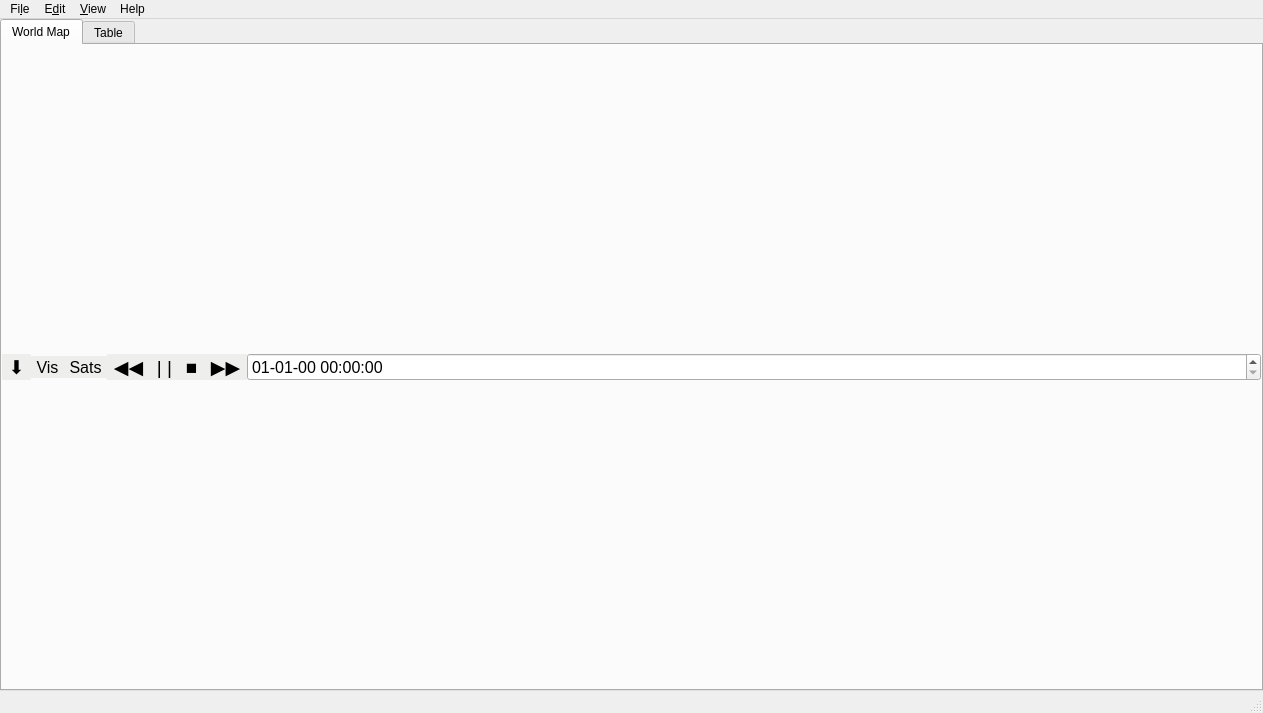
<?xml version="1.0" encoding="UTF-8"?>
<ui version="4.0">
 <class>MainWindow</class>
 <widget class="QMainWindow" name="MainWindow">
  <property name="geometry">
   <rect>
    <x>0</x>
    <y>0</y>
    <width>1263</width>
    <height>713</height>
   </rect>
  </property>
  <property name="baseSize">
   <size>
    <width>0</width>
    <height>0</height>
   </size>
  </property>
  <property name="windowTitle">
   <string>PyPredict</string>
  </property>
  <widget class="QWidget" name="centralwidget">
   <property name="baseSize">
    <size>
     <width>0</width>
     <height>0</height>
    </size>
   </property>
   <layout class="QVBoxLayout" name="verticalLayout_2">
    <property name="spacing">
     <number>0</number>
    </property>
    <property name="leftMargin">
     <number>0</number>
    </property>
    <property name="topMargin">
     <number>0</number>
    </property>
    <property name="rightMargin">
     <number>0</number>
    </property>
    <property name="bottomMargin">
     <number>0</number>
    </property>
    <item>
     <widget class="QTabWidget" name="tabWidget">
      <property name="sizePolicy">
       <sizepolicy hsizetype="Preferred" vsizetype="Preferred">
        <horstretch>0</horstretch>
        <verstretch>0</verstretch>
       </sizepolicy>
      </property>
      <property name="currentIndex">
       <number>0</number>
      </property>
      <widget class="QWidget" name="tab">
       <attribute name="title">
        <string>World Map</string>
       </attribute>
       <layout class="QVBoxLayout" name="verticalLayout_4">
        <property name="spacing">
         <number>0</number>
        </property>
        <property name="sizeConstraint">
         <enum>QLayout::SetDefaultConstraint</enum>
        </property>
        <property name="leftMargin">
         <number>0</number>
        </property>
        <property name="topMargin">
         <number>0</number>
        </property>
        <property name="rightMargin">
         <number>0</number>
        </property>
        <property name="bottomMargin">
         <number>0</number>
        </property>
        <item>
         <widget class="QFrame" name="frame_plot">
          <property name="sizePolicy">
           <sizepolicy hsizetype="Expanding" vsizetype="Expanding">
            <horstretch>0</horstretch>
            <verstretch>0</verstretch>
           </sizepolicy>
          </property>
          <property name="maximumSize">
           <size>
            <width>16777215</width>
            <height>16777215</height>
           </size>
          </property>
          <property name="lineWidth">
           <number>1</number>
          </property>
          <layout class="QHBoxLayout" name="horizontalLayout">
           <property name="spacing">
            <number>0</number>
           </property>
           <property name="sizeConstraint">
            <enum>QLayout::SetMaximumSize</enum>
           </property>
           <property name="leftMargin">
            <number>0</number>
           </property>
           <property name="topMargin">
            <number>0</number>
           </property>
           <property name="rightMargin">
            <number>0</number>
           </property>
           <property name="bottomMargin">
            <number>0</number>
           </property>
           <item>
            <widget class="QToolButton" name="download_button">
             <property name="font">
              <font>
               <pointsize>14</pointsize>
              </font>
             </property>
             <property name="styleSheet">
              <string notr="true">QToolButton {
    border:none;
	background-color: rgb(238, 238, 236);
}

QToolButton:hover {
	border: 1px solid rgb(186, 189, 182);
	background-color: rgb(255, 255, 255);
}

QToolButton:pressed {
	border: 1px solid rgb(186, 189, 182);
	background-color: rgb(211, 215, 207);
}</string>
             </property>
             <property name="text">
              <string>⬇</string>
             </property>
            </widget>
           </item>
           <item>
            <widget class="QToolButton" name="cov_button">
             <property name="font">
              <font>
               <pointsize>12</pointsize>
              </font>
             </property>
             <property name="styleSheet">
              <string notr="true">QToolButton {
    border:none;
	background-color: rgb(238, 238, 236);
}

QToolButton:hover {
	border: 1px solid rgb(186, 189, 182);
	background-color: rgb(255, 255, 255);
}

QToolButton:pressed {
	border: 1px solid rgb(186, 189, 182);
	background-color: rgb(211, 215, 207);
}</string>
             </property>
             <property name="text">
              <string>Vis</string>
             </property>
            </widget>
           </item>
           <item>
            <widget class="QToolButton" name="sat_button">
             <property name="font">
              <font>
               <pointsize>12</pointsize>
              </font>
             </property>
             <property name="styleSheet">
              <string notr="true">QToolButton {
    border:none;
	background-color: rgb(238, 238, 236);
}

QToolButton:hover {
	border: 1px solid rgb(186, 189, 182);
	background-color: rgb(255, 255, 255);
}

QToolButton:pressed {
	border: 1px solid rgb(186, 189, 182);
	background-color: rgb(211, 215, 207);
}</string>
             </property>
             <property name="text">
              <string>Sats</string>
             </property>
            </widget>
           </item>
           <item>
            <widget class="QToolButton" name="backward">
             <property name="font">
              <font>
               <pointsize>14</pointsize>
              </font>
             </property>
             <property name="styleSheet">
              <string notr="true">QToolButton {
    border:none;
	background-color: rgb(238, 238, 236);
}

QToolButton:hover {
	border: 1px solid rgb(186, 189, 182);
	background-color: rgb(255, 255, 255);
}

QToolButton:pressed {
	border: 1px solid rgb(186, 189, 182);
	background-color: rgb(211, 215, 207);
}</string>
             </property>
             <property name="text">
              <string>◀◀</string>
             </property>
            </widget>
           </item>
           <item>
            <widget class="QToolButton" name="play">
             <property name="font">
              <font>
               <pointsize>14</pointsize>
              </font>
             </property>
             <property name="styleSheet">
              <string notr="true">QToolButton {
    border:none;
	background-color: rgb(238, 238, 236);
}

QToolButton:hover {
	border: 1px solid rgb(186, 189, 182);
	background-color: rgb(255, 255, 255);
}

QToolButton:pressed {
	border: 1px solid rgb(186, 189, 182);
	background-color: rgb(211, 215, 207);
}</string>
             </property>
             <property name="text">
              <string>| |</string>
             </property>
            </widget>
           </item>
           <item>
            <widget class="QToolButton" name="stop">
             <property name="font">
              <font>
               <pointsize>14</pointsize>
              </font>
             </property>
             <property name="styleSheet">
              <string notr="true">QToolButton {
    border:none;
	background-color: rgb(238, 238, 236);
}

QToolButton:hover {
	border: 1px solid rgb(186, 189, 182);
	background-color: rgb(255, 255, 255);
}

QToolButton:pressed {
	border: 1px solid rgb(186, 189, 182);
	background-color: rgb(211, 215, 207);
}</string>
             </property>
             <property name="text">
              <string>■</string>
             </property>
            </widget>
           </item>
           <item>
            <widget class="QToolButton" name="forward">
             <property name="font">
              <font>
               <pointsize>14</pointsize>
              </font>
             </property>
             <property name="styleSheet">
              <string notr="true">QToolButton {
    border:none;
	background-color: rgb(238, 238, 236);
}

QToolButton:hover {
	border: 1px solid rgb(186, 189, 182);
	background-color: rgb(255, 255, 255);
}

QToolButton:pressed {
	border: 1px solid rgb(186, 189, 182);
	background-color: rgb(211, 215, 207);
}</string>
             </property>
             <property name="text">
              <string>▶️▶️</string>
             </property>
            </widget>
           </item>
           <item>
            <widget class="QDateTimeEdit" name="datetime">
             <property name="sizePolicy">
              <sizepolicy hsizetype="Minimum" vsizetype="Fixed">
               <horstretch>0</horstretch>
               <verstretch>0</verstretch>
              </sizepolicy>
             </property>
             <property name="minimumSize">
              <size>
               <width>155</width>
               <height>0</height>
              </size>
             </property>
             <property name="font">
              <font>
               <pointsize>12</pointsize>
              </font>
             </property>
             <property name="displayFormat">
              <string>dd-MM-yy HH:mm:ss</string>
             </property>
            </widget>
           </item>
          </layout>
         </widget>
        </item>
       </layout>
      </widget>
      <widget class="QWidget" name="tab_2">
       <attribute name="title">
        <string>Table</string>
       </attribute>
       <layout class="QVBoxLayout" name="verticalLayout_5">
        <property name="spacing">
         <number>0</number>
        </property>
        <property name="leftMargin">
         <number>0</number>
        </property>
        <property name="topMargin">
         <number>0</number>
        </property>
        <property name="rightMargin">
         <number>0</number>
        </property>
        <property name="bottomMargin">
         <number>0</number>
        </property>
        <item>
         <widget class="QTableWidget" name="Table">
          <property name="sortingEnabled">
           <bool>true</bool>
          </property>
          <property name="columnCount">
           <number>13</number>
          </property>
          <attribute name="horizontalHeaderMinimumSectionSize">
           <number>20</number>
          </attribute>
          <attribute name="horizontalHeaderDefaultSectionSize">
           <number>88</number>
          </attribute>
          <attribute name="horizontalHeaderShowSortIndicator" stdset="0">
           <bool>true</bool>
          </attribute>
          <attribute name="horizontalHeaderStretchLastSection">
           <bool>true</bool>
          </attribute>
          <column>
           <property name="text">
            <string>Satellite</string>
           </property>
          </column>
          <column>
           <property name="text">
            <string>Category</string>
           </property>
          </column>
          <column>
           <property name="text">
            <string>Latitude</string>
           </property>
           <property name="textAlignment">
            <set>AlignCenter</set>
           </property>
          </column>
          <column>
           <property name="text">
            <string>Longitude</string>
           </property>
          </column>
          <column>
           <property name="text">
            <string>Alt. [km]</string>
           </property>
          </column>
          <column>
           <property name="text">
            <string>Spd. [m/s]</string>
           </property>
          </column>
          <column>
           <property name="text">
            <string>a [km]</string>
           </property>
          </column>
          <column>
           <property name="text">
            <string>h [km²/s]</string>
           </property>
          </column>
          <column>
           <property name="text">
            <string>e</string>
           </property>
          </column>
          <column>
           <property name="text">
            <string>Ω</string>
           </property>
          </column>
          <column>
           <property name="text">
            <string>i</string>
           </property>
          </column>
          <column>
           <property name="text">
            <string>ω</string>
           </property>
          </column>
          <column>
           <property name="text">
            <string>T. Anom.</string>
           </property>
          </column>
         </widget>
        </item>
       </layout>
      </widget>
     </widget>
    </item>
   </layout>
  </widget>
  <widget class="QMenuBar" name="menubar">
   <property name="geometry">
    <rect>
     <x>0</x>
     <y>0</y>
     <width>1263</width>
     <height>20</height>
    </rect>
   </property>
   <widget class="QMenu" name="menuFile">
    <property name="title">
     <string>Fi&amp;le</string>
    </property>
    <addaction name="actionOpen"/>
    <addaction name="actionSave_picture"/>
    <addaction name="actionSave_TLEs"/>
    <addaction name="actionExit"/>
   </widget>
   <widget class="QMenu" name="menuHelp">
    <property name="title">
     <string>Help</string>
    </property>
    <addaction name="actionAbout"/>
   </widget>
   <widget class="QMenu" name="menuEdit">
    <property name="title">
     <string>E&amp;dit</string>
    </property>
    <addaction name="actionUpdate_TLE_from_net"/>
    <addaction name="actionUpdate_TLE_from_file"/>
    <addaction name="actionEnable_database"/>
    <addaction name="separator"/>
    <addaction name="actionAdd_south_atlantic_anomaly"/>
    <addaction name="actionRemove_coverage"/>
    <addaction name="actionAdd_remove_satellites"/>
   </widget>
   <widget class="QMenu" name="menuView">
    <property name="title">
     <string>&amp;View</string>
    </property>
    <addaction name="actionFullscreen"/>
   </widget>
   <addaction name="menuFile"/>
   <addaction name="menuEdit"/>
   <addaction name="menuView"/>
   <addaction name="menuHelp"/>
  </widget>
  <widget class="QStatusBar" name="statusbar">
   <property name="sizeGripEnabled">
    <bool>true</bool>
   </property>
  </widget>
  <action name="actionExit">
   <property name="text">
    <string>&amp;Exit</string>
   </property>
  </action>
  <action name="actionAbout">
   <property name="text">
    <string>&amp;About pypredict...</string>
   </property>
  </action>
  <action name="actionOpen">
   <property name="text">
    <string>&amp;Open</string>
   </property>
  </action>
  <action name="actionSave_picture">
   <property name="text">
    <string>&amp;Save picture</string>
   </property>
  </action>
  <action name="actionUpdate_TLE_from_net">
   <property name="text">
    <string>&amp;Update TLE from net</string>
   </property>
  </action>
  <action name="actionUpdate_TLE_from_file">
   <property name="text">
    <string>Update TLE &amp;from file</string>
   </property>
  </action>
  <action name="actionEnable_database">
   <property name="text">
    <string>&amp;Enable database</string>
   </property>
  </action>
  <action name="actionAdd_south_atlantic_anomaly">
   <property name="text">
    <string>&amp;Add south atlantic anomaly</string>
   </property>
  </action>
  <action name="actionRemove_coverage">
   <property name="text">
    <string>&amp;Remove coverage</string>
   </property>
  </action>
  <action name="actionAdd_remove_satellites">
   <property name="text">
    <string>A&amp;dd/remove satellites</string>
   </property>
  </action>
  <action name="actionFullscreen">
   <property name="text">
    <string>&amp;Fullscreen</string>
   </property>
  </action>
  <action name="actionEarth">
   <property name="text">
    <string>&amp;Earth</string>
   </property>
  </action>
  <action name="actionMars">
   <property name="text">
    <string>&amp;Mars</string>
   </property>
  </action>
  <action name="actionSave_TLEs">
   <property name="text">
    <string>Save &amp;TLEs</string>
   </property>
  </action>
 </widget>
 <resources/>
 <connections>
  <connection>
   <sender>actionExit</sender>
   <signal>triggered()</signal>
   <receiver>MainWindow</receiver>
   <slot>close()</slot>
   <hints>
    <hint type="sourcelabel">
     <x>-1</x>
     <y>-1</y>
    </hint>
    <hint type="destinationlabel">
     <x>422</x>
     <y>262</y>
    </hint>
   </hints>
  </connection>
 </connections>
</ui>
